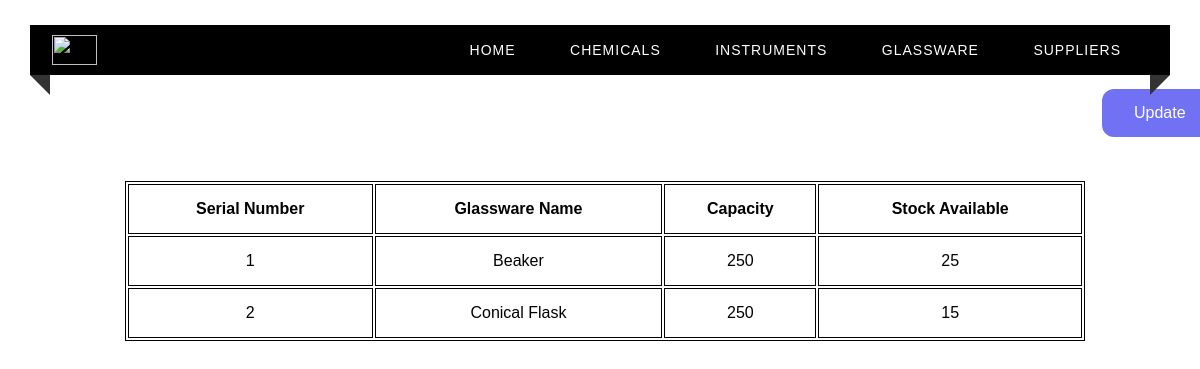
The app's page /glassware, older data.
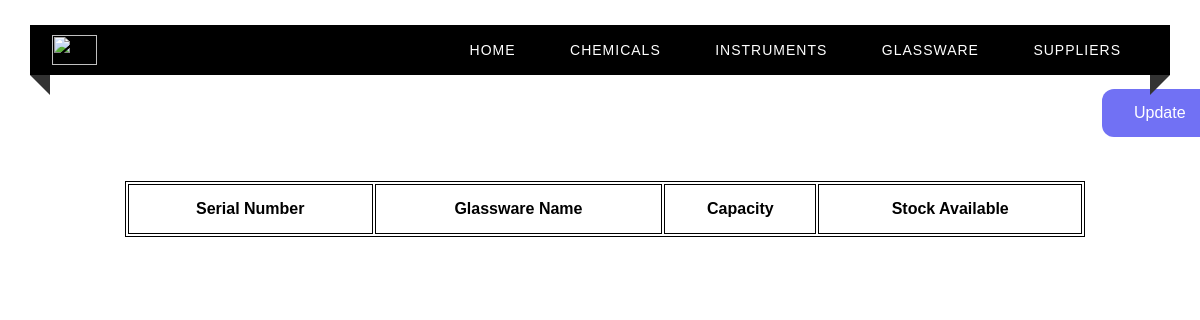
The same page, newer data.
### tables this page shows
CREATE TABLE GLASSWARE(
    Sno INTEGER UNIQUE ,
    Glass_Name VARCHAR(50) primary key,
    Capacity VARCHAR(10),
    Quantiy_Available integer(3)
);

### app.py (the view)
@app.route("/glassware")
def glassware() :
    c = get_db()
    cur = c.cursor()
    cur.execute("SELECT * from GLASSWARE")
    return render_template("glassware.html", test = cur.fetchall())

### app.py (called while the page is built)
def get_db():
    db = getattr(g, '_database', None)
    if db is None:
        db = g._database = sqlite3.connect(DATABASE)
    return db

@app.teardown_appcontext
def close_connection(exception):
    db = getattr(g, '_database', None)
    if db is not None:
        db.close()

### templates/glassware.html (shortened to what this page needs)
<html>
<head>
    <link rel="stylesheet" type="text/css" href="../static/home.css">
</head>
<body>
<div class="custom-padding">
        <nav>
            <div class="logo"><img src = "../static/nieLogo.png" width = "45px", height = "30px"></div>
            <ul class="menu-area">
                <li><a href="/">Home</a></li>
                <li><a href="/chemicals">Chemicals</a></li>
                <li><a href="/instruments">Instruments</a></li>
                <li><a href="/glassware">Glassware</a></li>
                <li><a href="/suppliers">Suppliers</a></li>
            </ul>
        </nav>
        <a href="/login" class="button">Update</a>
        <div class="tab">
          <table align="center" style="margin-left : 125px; margin-top : 50px;">
              <th>Serial Number</th>
              <th>Glassware Name </th>
              <th>Capacity</th>
              <th>Stock Available</th>
            {% for row in test %}
            <tr>
                <td> {{ row[0] }}</td>
                <td> {{ row[1] }}</td>
                <td> {{ row[2] }}</td>
                <td> {{ row[3] }}</td>
            </tr>
            {% endfor %}
          </table>
        </div>
    </div>
</body>
</html>

Row changes from the older to the newer data that the page shows:
removed GLASSWARE: Sno "1", Glass_Name "Beaker", Capacity "250", Quantiy_Available "25"
removed GLASSWARE: Sno "2", Glass_Name "Conical Flask", Capacity "250", Quantiy_Available "15"
